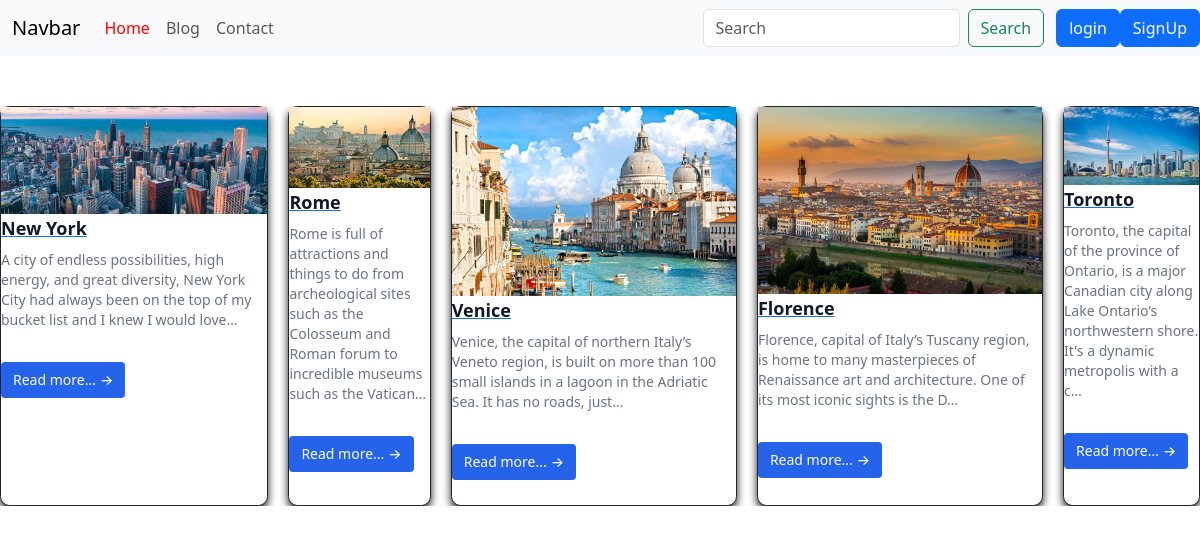
/home/, run on the app's committed database.
### blog/models.py (models this page shows, shortened)
class Post(models.Model):
    sno=models.AutoField(primary_key=True)
    title=models.CharField(max_length=255)
    image=models.ImageField(upload_to='images/',null=True,default="")
    content=models.TextField()
    author=models.CharField(max_length=50)
    slug=models.CharField(max_length=150) #slug = name of url
    timestamp=models.DateTimeField(auto_now_add=True, blank=True)

### blog/views.py (the view)
# urls.py: 2. Add a URL to urlpatterns:  path('', views.home, name='home')
def home(request):
    data=Post.objects.all()
    return render(request,'home.html',{'data':data})

### blog/templates/home.html (shortened to what this page needs)
{% extends "base.html" %}
{% block body %}
<div class="card-container">
    {% for data in data|slice:":5" %}
    <div class="card">
        <div class="image">
            <img src="{{data.image.url}}" style="max-width: 100%; height: auto;" alt="{{data.title}}">
        </div>
        <div class="content">
            <a href="#">
                <span class="title">
                    {{data.title}}
                </span>
            </a>
            <p class="desc">
                {{data.content|safe|truncatechars_html:150}}
            </p>
            <a class="action" href="{% url 'blogPost' data.slug %}">
                Read more...
                <span aria-hidden="true">
                    →
                </span>
            </a>
        </div>
    </div>
    {% endfor %}
</div>
{% endblock body %}
{% block homeactive %}
    active
{% endblock homeactive %}

### blog/templates/home.html (style rules this page uses)
.card-container { display: flex; flex-wrap: nowrap; gap: 20px; overflow-x: auto; justify-content: center; align-items: center; margin-top: 50px; }
.card { max-width: 300px; border-radius: 0.6rem; background-color: #fff; box-shadow: 0 4px 8px rgba(0, 0, 0, 0.9); border: 1px solid; height: 400px; }
.title { color: #111827; font-size: 1.125rem; line-height: 1.75rem; font-weight: 600; margin-bottom: 0.5rem; }
.desc { margin-top: 0.5rem; color: #6B7280; font-size: 0.875rem; line-height: 1.25rem; }
.action { display: inline-flex; margin-top: 1rem; color: #ffffff; font-size: 0.875rem; line-height: 1.25rem; font-weight: 500; align-items: center; gap: 0.25rem; background-color: #2563EB; padding: 8px 12px; border-radius: 4px; text-decoration: none; }
.action span { transition: .3s ease; }

### data on the page
Post: image (picture), title "New York", content "A city of endless possibilities, high energy, and great diversity, New York City had always been on the top of my bucket list and I knew I would love…"
Post: image (picture), title "Rome", content "Rome is full of attractions and things to do from archeological sites such as the Colosseum and Roman forum to incredible museums such as the Vatican…"
Post: image (picture), title "Venice", content "Venice, the capital of northern Italy’s Veneto region, is built on more than 100 small islands in a lagoon in the Adriatic Sea. It has no roads, just…"
Post: image (picture), title "Florence", content "Florence, capital of Italy’s Tuscany region, is home to many masterpieces of Renaissance art and architecture. One of its most iconic sights is the D…"
Post: image (picture), title "Toronto", content "Toronto, the capital of the province of Ontario, is a major Canadian city along Lake Ontario’s northwestern shore. It's a dynamic metropolis with a c…"
